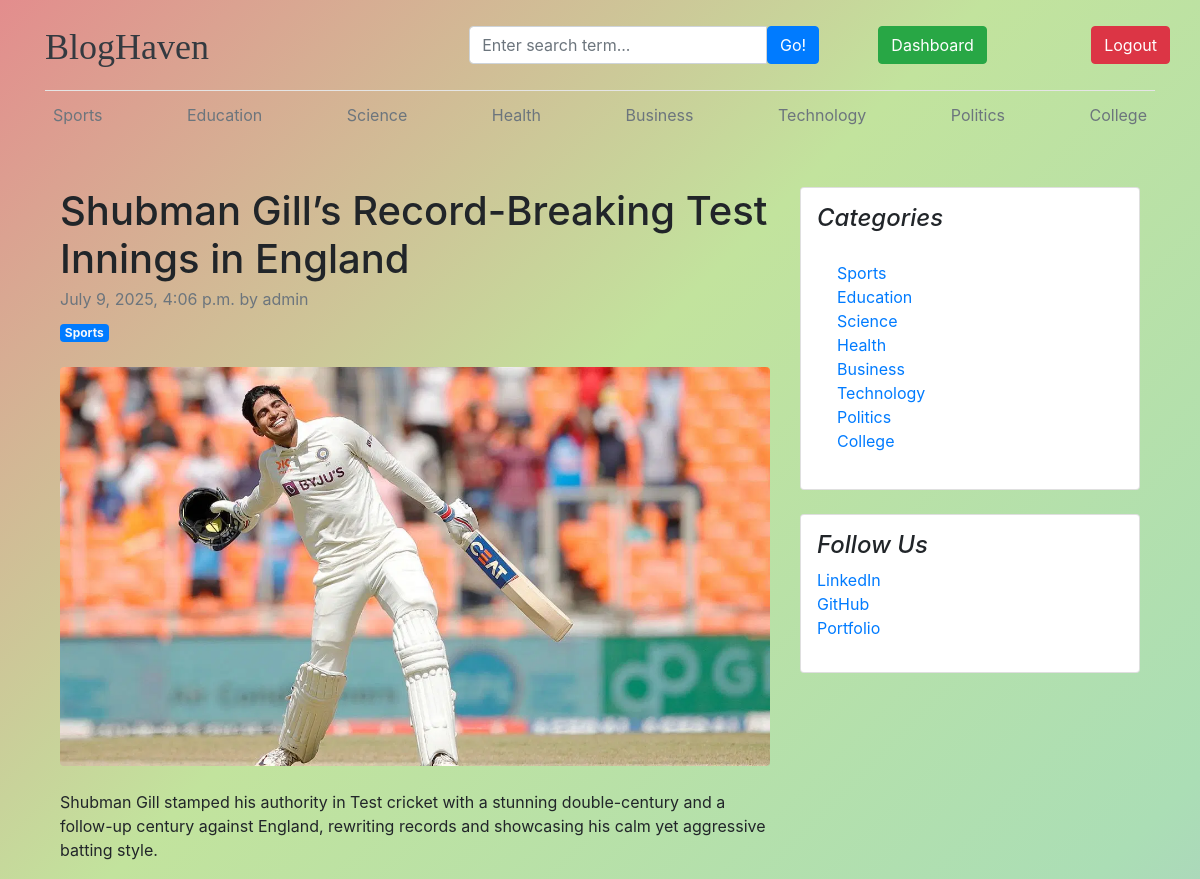
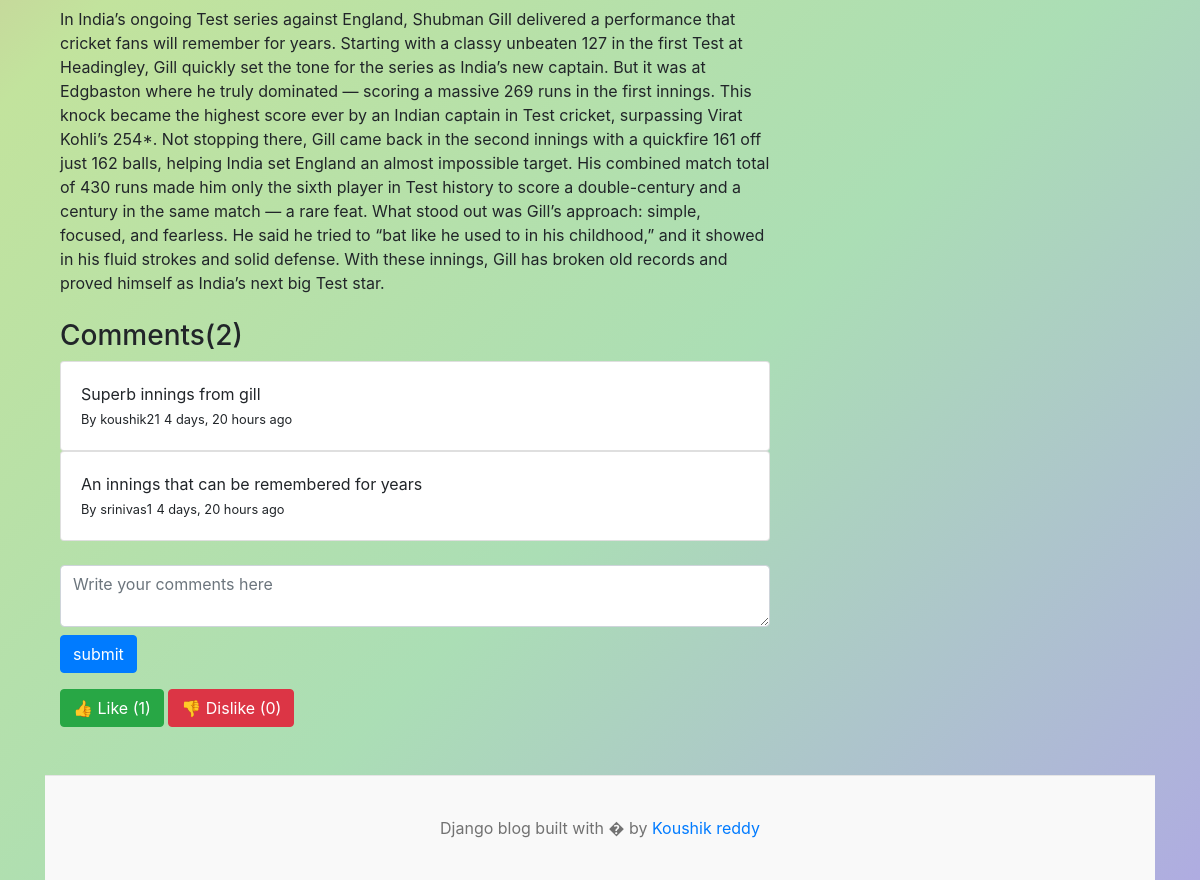
The page /blogs/shubman-gills-record-breaking-test-innings-in-england/ (signed in) on the database its author committed (2 pictures, top to bottom).
### blog/models.py (models this page shows, shortened)
class Category(models.Model):
    category_name=models.CharField(max_length=50,unique=True)
    created_at=models.DateTimeField(auto_now_add=True)
    updated_at=models.DateTimeField(auto_now=True)
    class Meta:
        verbose_name_plural='Categories'
    def __str__(self):
        return self.category_name

class Blog(models.Model):
    title=models.CharField(max_length=100)
    slug=models.SlugField(max_length=150,unique=True)
    category=models.ForeignKey(Category,on_delete=models.CASCADE)
    author=models.ForeignKey(User,on_delete=models.CASCADE)
    featured_image=models.ImageField(upload_to='upload/%Y/%M/%d')
    short_description=models.TextField(max_length=2000)
    blog_body=models.TextField(max_length=5000)
    status=models.CharField(max_length=50,choices=STATUS_CHOICES,default='Draft')
    is_featured=models.BooleanField(default=False)
    created_at=models.DateTimeField(auto_now_add=True)
    updated_at=models.DateTimeField(auto_now=True)

class Comment(models.Model):
    user=models.ForeignKey(User,on_delete=models.CASCADE)
    blog=models.ForeignKey(Blog,on_delete=models.CASCADE)
    comment=models.TextField(max_length=250)
    created_at=models.DateTimeField(auto_now_add=True)
    updated_at=models.DateTimeField(auto_now=True)
    def __str__(self):
        return self.comment

### social/models.py (models this page shows, shortened)
class SocialLink(models.Model):
    platform=models.CharField(max_length=25)
    link=models.URLField(max_length=100)
    created_at=models.DateTimeField(auto_now_add=True)
    updated_at=models.DateTimeField(auto_now=True)

### blog/views.py (the view, shortened to what this page needs)
# urls.py: path('blogs/<slug:slug>/',BlogsView.blogs,name='blogs'),
@login_required
def blogs(request,slug):
    single_blog=get_object_or_404(Blog,slug=slug,status='Published')
    comments=Comment.objects.filter(blog=single_blog)
    comment_count=comments.count()
    likes_count=single_blog.likes.count()
    dislikes_count=single_blog.dislikes.count()
    context={
        'single_blog':single_blog,
        'comments':comments,
        'comment_count':comment_count,
        'likes_count':likes_count,
        'dislikes_count':dislikes_count,
    }
    return render(request,'blogs.html',context)

### blog/context_processors.py (called while the page is built)
def get_categories(request):
    categories=Category.objects.all()
    return dict(categories=categories)

def get_social_links(request):
    social_links=SocialLink.objects.all()
    return dict(social_links=social_links)

### templates/blogs.html (shortened to what this page needs)
{% extends "base.html" %}
{% block content %}
<div class="container mt-5">
    <div class="row">
        <div class="col-lg-8">
            <article>
                <header class="mb-4">
                    <h1 class="fw-bolder mb-1">{{single_blog.title}}</h1>
                    <div class="text-muted fst-italic mb-2">{{single_blog.created_at}} by {{single_blog.author}}</div>
                    <a class="badge bg-primary text-decoration-none text-light" href="#!">{{single_blog.category}}</a>
                </header>
                <figure class="mb-4"><img class="img-fluid rounded" src="{{single_blog.featured_image.url}}" alt="..." /></figure>
                <section class="mb-5">
                    <p class="fs-5 mb-4">{{single_blog.short_description}}</p>
                    <p class="fs-5 mb-4">{{single_blog.blog_body}}</p>
                    <h3>Comments({{comment_count}})</h3>
                    {% if comments %}
                        {% for comment in comments %}
                            <div class="card">
                                <div class="card-body">
                                    <p class="card-text mb-0">{{comment}}</p>
                                    <span>
                                        <small>By {{comment.user}}</small>
                                        <small>{{comment.created_at | timesince}} ago</small>
                                    </span>
                                </div>
                            </div>
                        {% endfor %}
                    {% else %}
                        No Comments Yet
                    {% endif %}
                    <br>
                    <div class="form-group">
                        <form action="" method="POST">
                            <div class="form-group">
                                <textarea name="comment" class="form-control" placeholder="Write your comments here"></textarea>
                                <input type="submit" value="submit" class="btn btn-primary mt-2">
                            </div>
                        </form>
                        <form action="{% url 'like_post' single_blog.slug %}" method="post" style="display:inline;">
                            <button type="submit" class="btn btn-success">
                                👍 Like ({{ likes_count }})
                            </button>
                        </form>
                        <form action="{% url 'dislike_post' single_blog.slug %}" method="post" style="display:inline;">
                          <button type="submit" class="btn btn-danger">
                            👎 Dislike ({{ dislikes_count }})
                          </button>
                        </form>
                    </div>
                </section>
            </article>
        </div>
        <div class="col-lg-4">
            <div class="card mb-4 p-3">
                <h4 class="font-italic">Categories</h4>
                <div class="card-body">
                    <div class="row">
                        <div class="col-sm-6">
                            <ul class="list-unstyled mb-0">
                                {% for cat in categories %}
                                <li><a href="{% url 'posts_by_category' cat.id %}">{{cat}}</a></li>
                                {% endfor %}
                            </ul>
                        </div>
                    </div>
                </div>
            </div>
             {% if social_links %}
            <div class="card mb-4 p-3">
                <h4 class="font-italic">Follow Us</h4>
                <ol class="list-unstyled">
                    {% for i in social_links %}
                    <li><a href="{{i.link}}">{{i.platform}}</a></li>
                    {% endfor %}
                </ol>
            </div>
            {% endif %}
        </div>
    </div>
</div>
{% endblock  %}

### templates/base.html (shortened to what this page needs)
{% load static %}
<!DOCTYPE html>
<html lang="en">
<head>
    <link rel="stylesheet" href="{% static '/css/blog.css' %}">
    <link href="https://getbootstrap.com/docs/4.0/dist/css/bootstrap.min.css" rel="stylesheet">
    <link rel="stylesheet" href="https://cdnjs.cloudflare.com/ajax/libs/font-awesome/4.7.0/css/font-awesome.min.css">
  </head>
<body style="">
    <div class="container">
      <header class="blog-header py-3">
        <div class="row flex-nowrap justify-content-between align-items-center">
          <div class="col-4 pt-1">
            <a class="blog-header-logo text-dark" href="/">BlogHaven</a>
          </div>
          <div class="col-4">
            <form action="{% url "search" %}" method="get">
              <div class="input-group">
                <input class="form-control" type="text" value="{{keyword}}" name="keyword" placeholder="Enter search term..." aria-label="Enter search term..." aria-describedby="button-search" />
                <button type="submit" class="btn btn-primary" id="button-search" type="button">Go!</button>
              </div>
            </form>
          </div>
          {% if not user.is_authenticated %}
          <div class="col-4 d-flex justify-content-end align-items-center">
            <a class="btn btn-sm btn-warning" href="{% url "login" %}">Login</a> &nbsp;
            <a class="btn btn-sm btn-outline-secondary" href="{% url 'register' %}">Register</a>
          </div>
          {% else %}
          <span><a class="btn btn-success" href="{% url "dashboard" %}">Dashboard</a></span>
          <span><a href="{% url "logout" %}" class="btn btn-danger">Logout</a></span>
          {% endif %}
        </div>
      </header>
      <div class="nav-scroller py-1 mb-2">
        <nav class="nav d-flex justify-content-between">
          {% for cat in categories %}
            <a class="p-2 text-muted" href="{% url 'posts_by_category' cat.id %}">{{cat.category_name}}</a>
          {% endfor %}
        </nav>
      </div>
{% block content %}
{% endblock  %}
<footer class="blog-footer">
  <p>Django blog built with � by <a href="#">Koushik reddy</a></p>
</footer>
</body>
</html>

### project1/static/css/blog.css (style rules this page uses)
.blog-header { border-bottom: 1px solid #e5e5e5; }
.blog-header-logo { font-family: "Playfair Display", Georgia, "Times New Roman", serif; font-size: 2.25rem; }
h1, h2, h3, h4, h5, h6 { font-family: "Playfair Display", Georgia, "Times New Roman", serif; }
.blog-footer { padding: 2.5rem 0; color: #727272; text-align: center; background-color: #f9f9f9; border-top: .05rem solid #e5e5e5; }
.blog-footer p:last-child { margin-bottom: 0; }
body { margin: 0; min-height: 100vh; background: linear-gradient(-45deg, #aface1ff, #abdeb5, #c2e39d, #e38d8d) !important; background-size: 400% 400%; animation: gradientBG 15s ease infinite; }

### rows shown on the page
Category: category_name "Sports"
Category: category_name "Education"
Category: category_name "Science"
Category: category_name "Health"
Category: category_name "Business"
Category: category_name "Technology"
Category: category_name "Politics"
Category: category_name "College"
Blog: title "Shubman Gill’s Record-Breaking Test Innings in England", created_at "July 9, 2025, 4:06 p.m.", author "admin", category "Sports", featured_image (picture), short_description "Shubman Gill stamped his authority in Test cricket with a stunning double-century and a follow-up century against England, rewriting records and showcasing his calm yet aggressive batting style.", blog_body "In India’s ongoing Test series against England, Shubman Gill delivered a performance that cricket fans will remember for years. Starting with a classy unbeaten 127 in the first Test at Headingley, Gill quickly set the tone for the series as India’s new captain. But it was at Edgbaston where he truly dominated — scoring a massive 269 runs in the first innings. This knock became the highest score ever by an Indian captain in Test cricket, surpassing Virat Kohli’s 254*. Not stopping there, Gill came back in the second innings with a quickfire 161 off just 162 balls, helping India set England an almost impossible target. His combined match total of 430 runs made him only the sixth player in…"
Comment: comment "Superb innings from gill", user "koushik21", created_at "4 days, 20 hours"
Comment: comment "An innings that can be remembered for years", user "srinivas1", created_at "4 days, 20 hours"
SocialLink: platform "LinkedIn"
SocialLink: platform "GitHub"
SocialLink: platform "Portfolio"

### other values the page prints
{{ comment_count }} "2"
{{ likes_count }} "1"
{{ dislikes_count }} "0"
